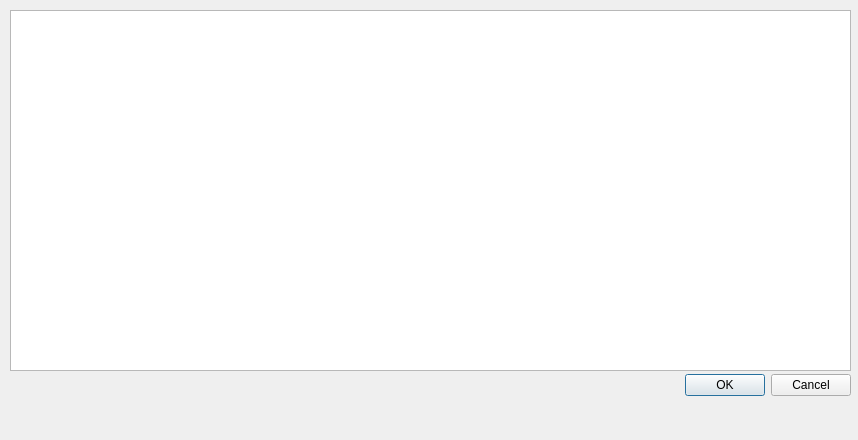
<?xml version="1.0" encoding="UTF-8"?>
<ui version="4.0">
 <class>table</class>
 <widget class="QDialog" name="table">
  <property name="geometry">
   <rect>
    <x>0</x>
    <y>0</y>
    <width>858</width>
    <height>440</height>
   </rect>
  </property>
  <property name="minimumSize">
   <size>
    <width>858</width>
    <height>440</height>
   </size>
  </property>
  <property name="maximumSize">
   <size>
    <width>858</width>
    <height>400</height>
   </size>
  </property>
  <property name="sizeIncrement">
   <size>
    <width>858</width>
    <height>400</height>
   </size>
  </property>
  <property name="windowTitle">
   <string>Table</string>
  </property>
  <widget class="QDialogButtonBox" name="buttonBox">
   <property name="geometry">
    <rect>
     <x>220</x>
     <y>370</y>
     <width>631</width>
     <height>31</height>
    </rect>
   </property>
   <property name="orientation">
    <enum>Qt::Horizontal</enum>
   </property>
   <property name="standardButtons">
    <set>QDialogButtonBox::Cancel|QDialogButtonBox::Ok</set>
   </property>
  </widget>
  <widget class="QTableWidget" name="tableWidget">
   <property name="geometry">
    <rect>
     <x>10</x>
     <y>10</y>
     <width>841</width>
     <height>361</height>
    </rect>
   </property>
  </widget>
 </widget>
 <resources/>
 <connections>
  <connection>
   <sender>buttonBox</sender>
   <signal>accepted()</signal>
   <receiver>table</receiver>
   <slot>accept()</slot>
   <hints>
    <hint type="sourcelabel">
     <x>248</x>
     <y>254</y>
    </hint>
    <hint type="destinationlabel">
     <x>157</x>
     <y>274</y>
    </hint>
   </hints>
  </connection>
  <connection>
   <sender>buttonBox</sender>
   <signal>rejected()</signal>
   <receiver>table</receiver>
   <slot>reject()</slot>
   <hints>
    <hint type="sourcelabel">
     <x>316</x>
     <y>260</y>
    </hint>
    <hint type="destinationlabel">
     <x>286</x>
     <y>274</y>
    </hint>
   </hints>
  </connection>
 </connections>
</ui>
